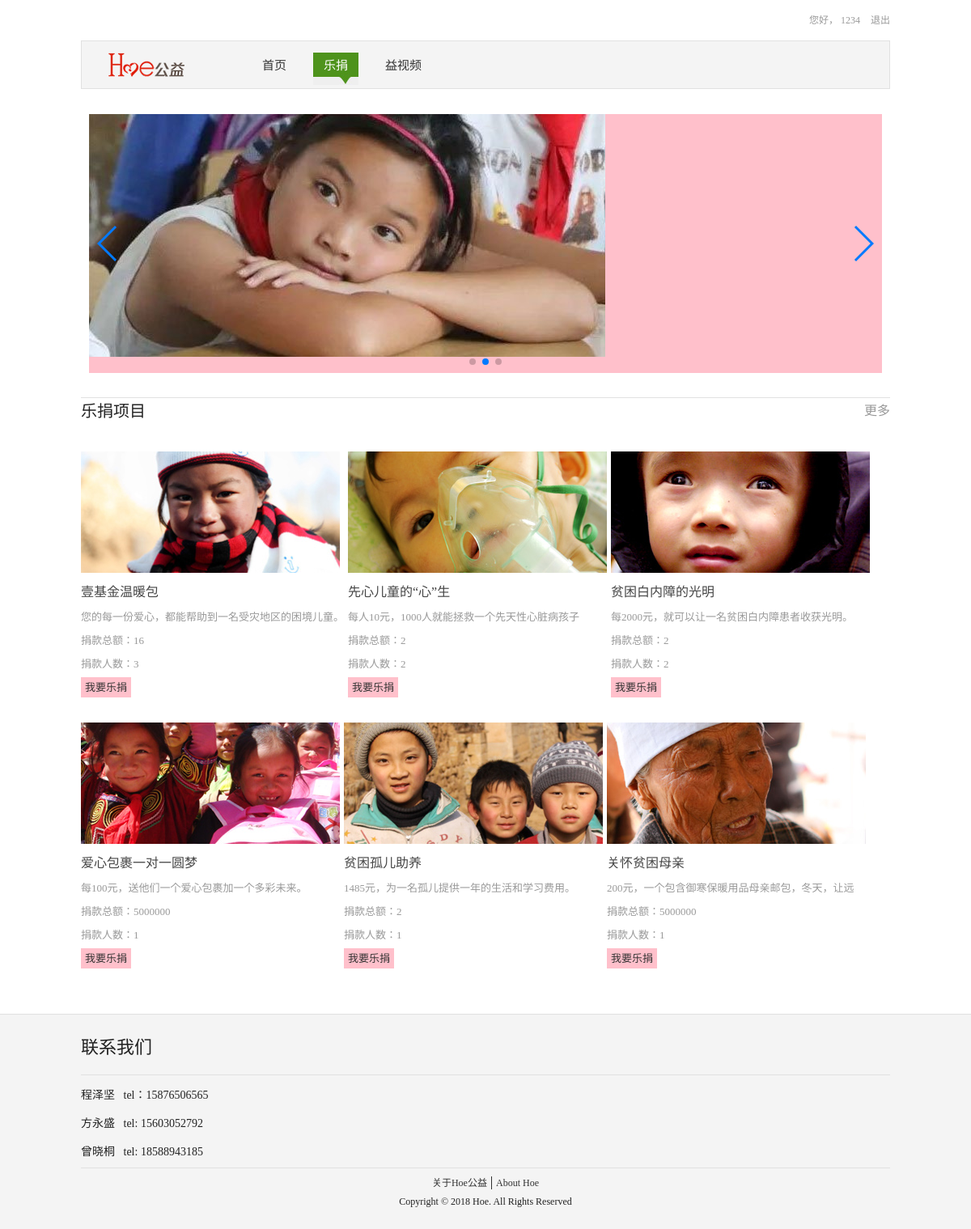
Page /public_benefit/lejuan.php (signed in) on the committed database.
### tables this page shows
CREATE TABLE IF NOT EXISTS `lejuan` (
  `id` int(11) NOT NULL AUTO_INCREMENT,
  `img` varchar(200) NOT NULL,
  `title` varchar(200) NOT NULL,
  `text` varchar(200) NOT NULL,
  `num` int(11) NOT NULL,
  `rc` int(200) NOT NULL,
  PRIMARY KEY (`id`)
);

### public_benefit/lejuan.php (the view, shortened to what this page needs)
<!DOCTYPE html PUBLIC "-//W3C//DTD XHTML 1.0 Transitional//EN" "http://www.w3.org/TR/xhtml1/DTD/xhtml1-transitional.dtd">
<html xmlns="http://www.w3.org/1999/xhtml">
<head>
<link rel="stylesheet" href="./css/reset.css">
<link rel="stylesheet" href="./css/lejuan.css">
</head>
<body>
<div class="hoe_container">
	  <div class="hoe_header">
  	         <?php
               if(isset($_SESSION['username'])){
                  echo  '<div class="hoe_header_exit"> <span>您好， ';
                     echo  $_SESSION['username'];
                     echo '  </span>
				           	       <a href="./exit.php?exit=1">退出</a>
		                 </div> ';
               }
  	         ?>
	  </div>
	  <div class="hoe_nav">
	           <div class="hoe_nav_logo">
		  	   		<a href="#"><img src="./img/logo.png" alt="" /></a>
		  	   </div>
			  	<ul>
			  		<li>
			  			<a  href="./index.php">首页</a>
			  		</li>
			  		<li>
			  			<a class="now" href="./lejuan.php">乐捐</a>
			  		</li>
			  		<li>
			  			<a href="./yishipin.php">益视频</a>
			  		</li>
			  	</ul>
	  </div>
	  <div class="lbbox">
	  	   <div class="swiper-wrapper">
					      <div class="swiper-slide"><a href=""><img src="./img/lejuan/lbt2.jpg" alt="" /></a>
					      </div>
				    </div>
				  <div class="swiper-pagination"></div>
				    <div class="swiper-button-next"> </div>
				    <div class="swiper-button-prev"> </div>
  	  </div>
	 <div class="hoe_main">
	 	<div class="hoe_main_title">
	 		<h3>乐捐项目</h3>
	 		<a href="">更多</a>
	 	</div>
        <div class="box">
        	<ul>
               <?php
       include "include/connect.php";
	  $query="select * from lejuan ";
	  $result=mysqli_query($link,$query);
	  while($row=mysqli_fetch_array($result)){
	  ?>
        		<li>
        		    <a href="lejuan1.php?id=<?php echo $row['id']; ?>"><img src="<?php echo $row['img'] ?>" alt="" /></a>
        			<p><a href="lejuan1.php?id=<?php echo $row['id']; ?>"><?php echo $row['title']; ?></a></p>
        			<p><?php
                       if(strlen($row['text'])>=25){
                       	echo mb_substr($row['text'], 0,25,'utf-8');
                       }else{
                       	echo $row['text'];
                       }
        			?></p>
        			<p>捐款总额：<?php echo $row['num'] ?></p>
        			<p>捐款人数：<?php echo $row['rc'] ?></p>
        			<a href="lejuan1.php?id=<?php echo $row['id']; ?>"  class="lj" >我要乐捐</a>
           		</li>
		  <?php
		  }
          ?>
        	</ul>
        </div>
	 </div>
</div>
	<?php
      include "include/footer.php";
	 ?>
</body>
</html>

### public_benefit/css/lejuan.css (style rules this page uses)
html ,body { width: 100%; }
.hoe_container { margin: 0 auto; min-width: 640px; width: 1000px; }
.hoe_header { width: 1000px; height: 30px; background: #fff; margin-top: 10px; }
.hoe_header .hoe_header_exit { float: right; }
.hoe_header .hoe_header_exit span { color: #999; font-size: 12px; }
.hoe_header .hoe_header_exit a { font-size: 12px; color: #999; line-height: 30px; margin-left: 10px; }
.hoe_nav { border: 1px solid #e1e1e1; width: 100%; height: 60px; background: #f4f4f4; margin-top: 10px; line-height: 60px; }
.hoe_nav .hoe_nav_logo { float: left; width: 200px; padding-top: 10px; }
.hoe_nav ul { padding: 0 15px; width: 100%; height: 60px; }
.hoe_nav ul li { float: left; padding: 0 10px; }
.hoe_nav ul li .now { background: url('../img/top_menu_bg.jpg'); color: #fff; }
.hoe_nav ul li a { display: inline-block; font-family: "微软雅黑", "黑体"; font-size: 15px; height: 40px; line-height: 33px; padding: 0 13px; }
.lbbox { position: relative; float: left; margin-left: 10px; margin-top: 30px ; width: 980px; height: 320px; background: pink; overflow: hidden; }
.swiper-button-prev, .swiper-button-next { position: absolute; top: 50%; width: 27px; height: 44px; margin-top: -22px; z-index: 10; cursor: pointer; background-size: 27px 44px; background-position: center; background-repeat: no-repeat; }
.swiper-button-prev, .swiper-container-rtl .swiper-button-next { left: 10px; right: auto; }
.swiper-button-next, .swiper-container-rtl .swiper-button-prev { right: 10px; left: auto; }
.swiper-pagination { position: absolute; text-align: center; -webkit-transition: 300ms opacity; -o-transition: 300ms opacity; transition: 300ms opacity; -webkit-transform: translate3d(0, 0, 0); transform: translate3d(0, 0, 0); z-index: 10; }
.swiper-pagination-fraction, .swiper-pagination-custom, .swiper-container-horizontal > .swiper-pagination-bullets { bottom: 10px; left: 0; width: 100%; }
.swiper-wrapper { position: relative; width: 100%; height: 100%; z-index: 1; display: -webkit-box; display: -webkit-flex; display: -ms-flexbox; display: flex; -webkit-transition-property: -webkit-transform; transition-property: -webkit-transform; -o-transition-property: transform; transition-property: transform; transition-property: transform, -webkit-transform; -webkit-box-sizing: content-box; box-sizing: content-box; }
.swiper-slide { -webkit-flex-shrink: 0; -ms-flex-negative: 0; flex-shrink: 0; width: 100%; height: 100%; position: relative; -webkit-transition-property: -webkit-transform; transition-property: -webkit-transform; -o-transition-property: transform; transition-property: transform; transition-property: transform, -webkit-transform; }
.hoe_main { margin-top: 30px; width: 1000px; float: left; }
.hoe_main .hoe_main_title { width: 1000px; height: 32px; border-top: 1px solid #e1e1e1; float: left; }
.hoe_main .hoe_main_title h3 { float: left; font-size: 20px; color: #222; line-height: 32px; font-weight: normal; font-family: "微软雅黑", "黑体"; }
.hoe_main .hoe_main_title a { line-height: 32px; float: right; color: #999; }
.hoe_main .box { float: left; width: 100%; }
.hoe_main .box ul { width: 100%; float: left; }
.hoe_main .box ul li { float: left; margin-top: 35px; margin-right: 5px; }
.hoe_main .box ul li a { font-family: 微软雅黑; cursor: pointer; color: #454545; font-size: 16px; }
.hoe_main .box ul li .lj { background: pink; padding: 5px; font-size: 13px; color: #333; }
.hoe_main .box ul li p { margin: 10px 0 10px 0; font-size: 13px; color: #999; }

### rows in the picture
lejuan: img (picture), title "壹基金温暖包", text "您的每一份爱心，都能帮助到一名受灾地区的困境儿童。", num "16", rc "3"
lejuan: img (picture), title "先心儿童的“心”生", text "每人10元，1000人就能拯救一个先天性心脏病孩子", num "2", rc "2"
lejuan: img (picture), title "贫困白内障的光明", text "每2000元，就可以让一名贫困白内障患者收获光明。", num "2", rc "2"
lejuan: img (picture), title "爱心包裹一对一圆梦", text "每100元，送他们一个爱心包裹加一个多彩未来。", num "5000000", rc "1"
lejuan: img (picture), title "贫困孤儿助养", text "1485元，为一名孤儿提供一年的生活和学习费用。", num "2", rc "1"
lejuan: img (picture), title "关怀贫困母亲", text "200元，一个包含御寒保暖用品母亲邮包，冬天，让远", num "5000000", rc "1"

### other values in the picture
$_SESSION['username'] "1234"
